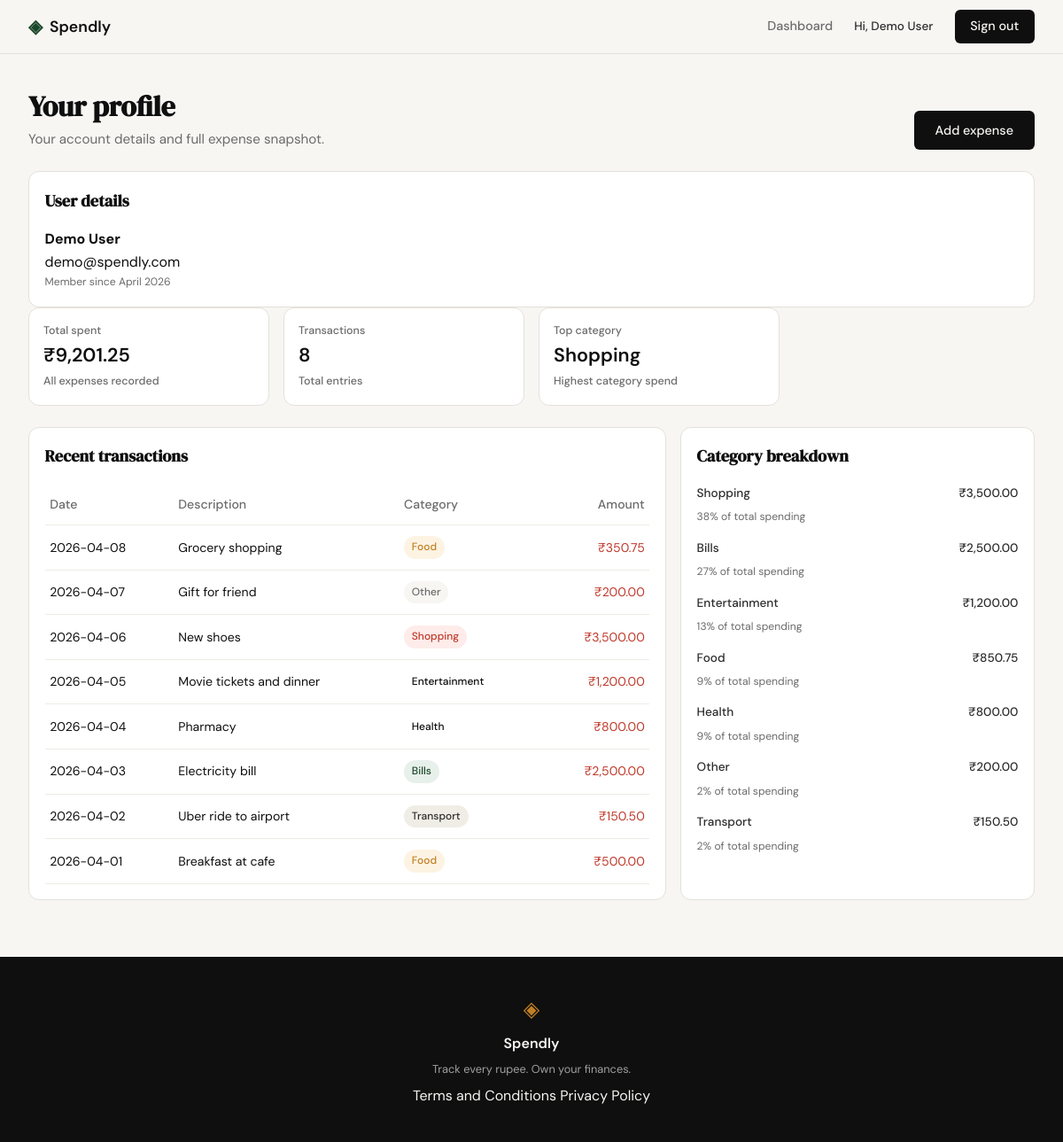
Screenshot of /profile (signed in) with the database file from the repository.
### tables this page shows
CREATE TABLE users (
            id INTEGER PRIMARY KEY AUTOINCREMENT,
            name TEXT NOT NULL,
            email TEXT UNIQUE NOT NULL,
            password_hash TEXT NOT NULL,
            created_at TEXT DEFAULT CURRENT_TIMESTAMP
        );

CREATE TABLE expenses (
            id INTEGER PRIMARY KEY AUTOINCREMENT,
            user_id INTEGER NOT NULL,
            amount REAL NOT NULL,
            category TEXT NOT NULL,
            date TEXT NOT NULL,
            description TEXT,
            created_at TEXT DEFAULT CURRENT_TIMESTAMP,
            FOREIGN KEY (user_id) REFERENCES users (id)
        );

### app.py (the view)
@app.route("/profile")
def profile():
    if not session.get("user_id"):
        return redirect(url_for("login"))
    user = get_user_by_id(session["user_id"])
    if user is None:
        session.clear()
        return redirect(url_for("login"))
    session["user_name"] = user["name"]
    return render_template(
        "profile.html",
        user=user,
        summary_stats=get_summary_stats(session["user_id"]),
        recent_transactions=get_recent_transactions(session["user_id"], limit=10),
        category_breakdown=get_category_breakdown(session["user_id"]),
    )

### database/db.py (called while the page is built)
def get_db():
    conn = sqlite3.connect(DB_NAME)
    conn.row_factory = sqlite3.Row
    conn.execute("PRAGMA foreign_keys = ON")
    return conn

### database/queries.py (called while the page is built)
def get_user_by_id(user_id):
    conn = get_db()
    try:
        row = conn.execute(
            "SELECT name, email, created_at FROM users WHERE id = ?",
            (user_id,),
        ).fetchone()
        if row is None:
            return None
        created_at = datetime.fromisoformat(row["created_at"])
        return {
            "name": row["name"],
            "email": row["email"],
            "member_since": created_at.strftime("%B %Y"),
        }
    finally:
        conn.close()

def get_summary_stats(user_id):
    conn = get_db()
    try:
        totals_row = conn.execute(
            """
            SELECT COALESCE(SUM(amount), 0) AS total_spent, COUNT(*) AS transaction_count
            FROM expenses
            WHERE user_id = ?
            """,
            (user_id,),
        ).fetchone()
        top_category_row = conn.execute(
            """
            SELECT category
            FROM expenses
            WHERE user_id = ?
            GROUP BY category
            ORDER BY SUM(amount) DESC
            LIMIT 1
            """,
            (user_id,),
        ).fetchone()
        return {
            "total_spent": round(float(totals_row["total_spent"]), 2),
            "transaction_count": int(totals_row["transaction_count"]),
            "top_category": top_category_row["category"] if top_category_row else "—",
        }
    finally:
        conn.close()

def get_recent_transactions(user_id, limit=10):
    conn = get_db()
    try:
        rows = conn.execute(
            """
            SELECT date, description, category, amount
            FROM expenses
            WHERE user_id = ?
            ORDER BY date DESC, id DESC
            LIMIT ?
            """,
            (user_id, limit),
        ).fetchall()
        return [
            {
                "date": row["date"],
                "description": row["description"],
                "category": row["category"],
                "amount": round(float(row["amount"]), 2),
            }
            for row in rows
        ]
    finally:
        conn.close()

### templates/profile.html (shortened to what this page needs)
{% extends "base.html" %}
{% block content %}
<section class="dashboard-page">
    <div class="dashboard-inner">
        <header class="dashboard-header">
            <div>
                <h1 class="dashboard-title">Your profile</h1>
                <p class="dashboard-subtitle">Your account details and full expense snapshot.</p>
            </div>
            <a href="{{ url_for('add_expense') }}" class="btn-primary">Add expense</a>
        </header>
        <section class="dashboard-panel">
            <div class="dashboard-panel-header">
                <h2>User details</h2>
            </div>
            <p><strong>{{ user.name }}</strong></p>
            <p>{{ user.email }}</p>
            <p class="dashboard-breakdown-share">Member since {{ user.member_since }}</p>
        </section>
        <section class="dashboard-summary-grid">
            <article class="dashboard-stat-card">
                <p class="dashboard-stat-label">Total spent</p>
                <p class="dashboard-stat-value">{{ "₹{:,.2f}".format(summary_stats.total_spent) }}</p>
                <p class="dashboard-stat-change neutral">All expenses recorded</p>
            </article>
            <article class="dashboard-stat-card">
                <p class="dashboard-stat-label">Transactions</p>
                <p class="dashboard-stat-value">{{ summary_stats.transaction_count }}</p>
                <p class="dashboard-stat-change neutral">Total entries</p>
            </article>
            <article class="dashboard-stat-card">
                <p class="dashboard-stat-label">Top category</p>
                <p class="dashboard-stat-value">{{ summary_stats.top_category }}</p>
                <p class="dashboard-stat-change neutral">Highest category spend</p>
            </article>
        </section>
        <div class="dashboard-content-grid">
            <section class="dashboard-panel">
                <div class="dashboard-panel-header">
                    <h2>Recent transactions</h2>
                </div>
                <div class="dashboard-table-wrap">
                    <table class="dashboard-table">
                        <thead>
                            <tr>
                                <th>Date</th>
                                <th>Description</th>
                                <th>Category</th>
                                <th class="dashboard-number-col">Amount</th>
                            </tr>
                        </thead>
                        <tbody>
                            {% if recent_transactions %}
                                {% for transaction in recent_transactions %}
                                <tr>
                                    <td>{{ transaction.date }}</td>
                                    <td>{{ transaction.description }}</td>
                                    <td>
                                        <span class="dashboard-category-badge {{ transaction.category|lower }}">
                                            {{ transaction.category }}
                                        </span>
                                    </td>
                                    <td class="dashboard-number-col">
                                        <span class="dashboard-amount negative">{{ "₹{:,.2f}".format(transaction.amount) }}</span>
                                    </td>
                                </tr>
                                {% endfor %}
                            {% else %}
                                <tr>
                                    <td colspan="4">No transactions yet.</td>
                                </tr>
                            {% endif %}
                        </tbody>
                    </table>
                </div>
            </section>
            <aside class="dashboard-panel">
                <div class="dashboard-panel-header">
                    <h2>Category breakdown</h2>
                </div>
                <div class="dashboard-breakdown-list">
                    {% if category_breakdown %}
                        {% for category in category_breakdown %}
                        <div class="dashboard-breakdown-item">
                            <div class="dashboard-breakdown-meta">
                                <span>{{ category.name }}</span>
                                <span>{{ "₹{:,.2f}".format(category.amount) }}</span>
                            </div>
                            <p class="dashboard-breakdown-share">{{ category.pct }}% of total spending</p>
                        </div>
                        {% endfor %}
                    {% else %}
                        <p class="dashboard-breakdown-share">No category data yet.</p>
                    {% endif %}
                </div>
            </aside>
        </div>
    </div>
</section>
{% endblock %}

### templates/base.html (shortened to what this page needs)
<!DOCTYPE html>
<html lang="en">
<head>
    <link rel="stylesheet" href="{{ url_for('static', filename='css/style.css') }}">
</head>
<body>
    <nav class="navbar">
        <div class="nav-inner">
            <a href="{{ url_for('landing') }}" class="nav-brand">
                <span class="brand-icon">◈</span>
                <span class="brand-name">Spendly</span>
            </a>
            <div class="nav-links">
                {% if session.get('user_id') %}
                    <a href="{{ url_for('dashboard') }}">Dashboard</a>
                    <span class="nav-user">Hi, {{ session.get('user_name', 'User') }}</span>
                    <a href="{{ url_for('logout') }}" class="nav-cta">Sign out</a>
                {% else %}
                    <a href="{{ url_for('login') }}">Sign in</a>
                    <a href="{{ url_for('register') }}" class="nav-cta">Get started</a>
                {% endif %}
            </div>
        </div>
    </nav>
    <main class="main-content">
        {% block content %}{% endblock %}
    </main>
    <footer class="footer">
        <div class="footer-inner">
            <span class="brand-icon">◈</span>
            <span class="footer-name">Spendly</span>
            <p class="footer-copy">Track every rupee. Own your finances.</p>
            <div class="footer-links">
                <a href="{{ url_for('terms') }}">Terms and Conditions</a>
                <a href="{{ url_for('privacy') }}">Privacy Policy</a>
            </div>
        </div>
    </footer>
</body>
</html>

### rows the page displays
users: get "Demo User", name "Demo User", email "demo@spendly.com"
expenses: top_category "Shopping", amount "₹3,500.00"
expenses: amount "₹350.75"
expenses: amount "₹200.00"
expenses: amount "₹1,200.00"
expenses: amount "₹800.00"
expenses: amount "₹2,500.00"
expenses: amount "₹150.50", name "Transport", pct "2"
expenses: amount "₹500.00"

### other values shown
{{ user.member_since }} "April 2026"
{{ "₹{:,.2f}".format(summary_stats.total_spent) }} "₹9,201.25"
{{ summary_stats.transaction_count }} "8"
{{ category.name }} "Shopping" "Bills" "Entertainment" "Food" "Health" "Other"
{{ "₹{:,.2f}".format(category.amount) }} "₹3,500.00" "₹2,500.00" "₹1,200.00" "₹850.75" "₹800.00" "₹200.00"
{{ category.pct }} "38" "27" "13" "9" "9" "2"
